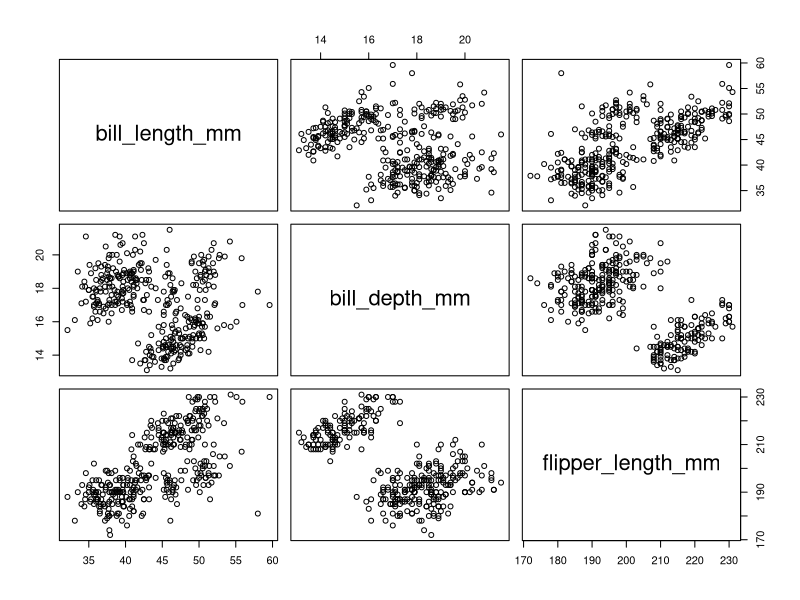
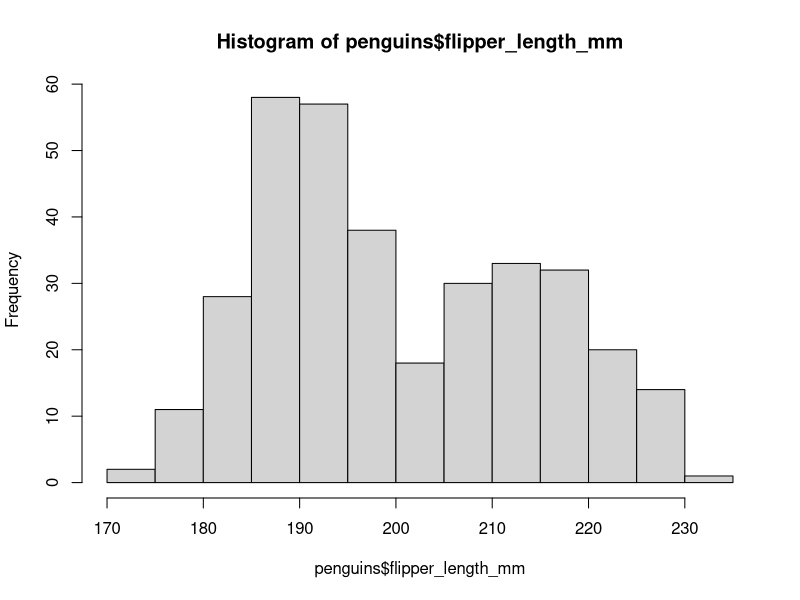
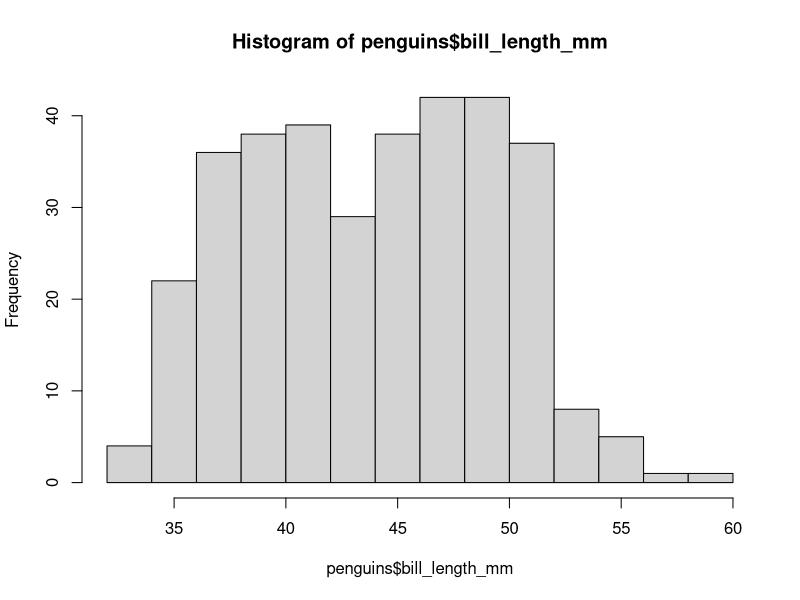

The R source for these figures, in order:
## ---- chunk 1
knitr::opts_chunk$set(echo = TRUE)
## ---- chunk 2
require(palmerpenguins)
head(penguins)
## ---- chunk 3
plot(penguins[, 3:5])
## ---- chunk 4

## ---- chunk 5
hist(penguins$flipper_length_mm)
## ---- chunk 6
hist(penguins$bill_length_mm)
